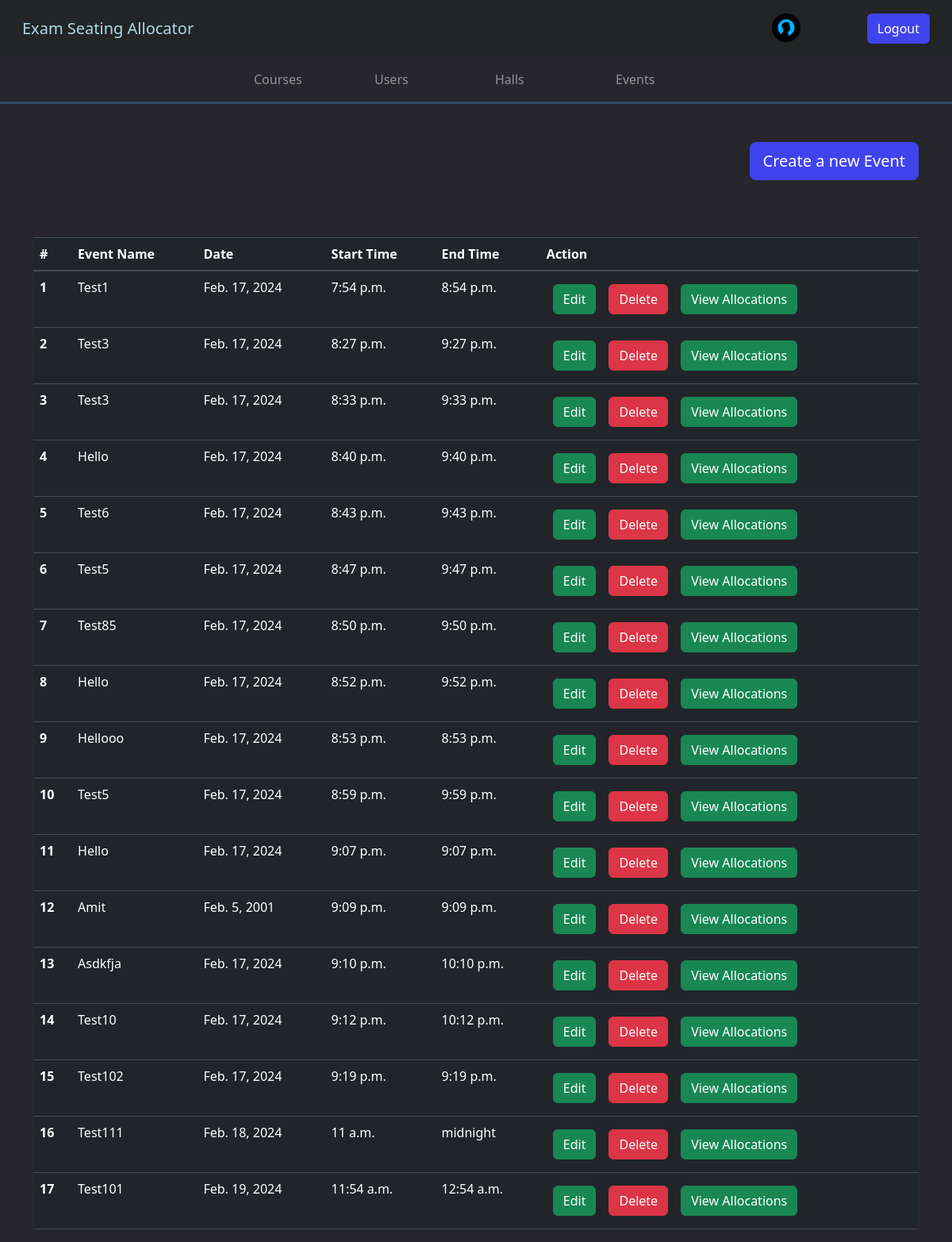
Page /admin_events_view/ (signed in) on the earlier database version.
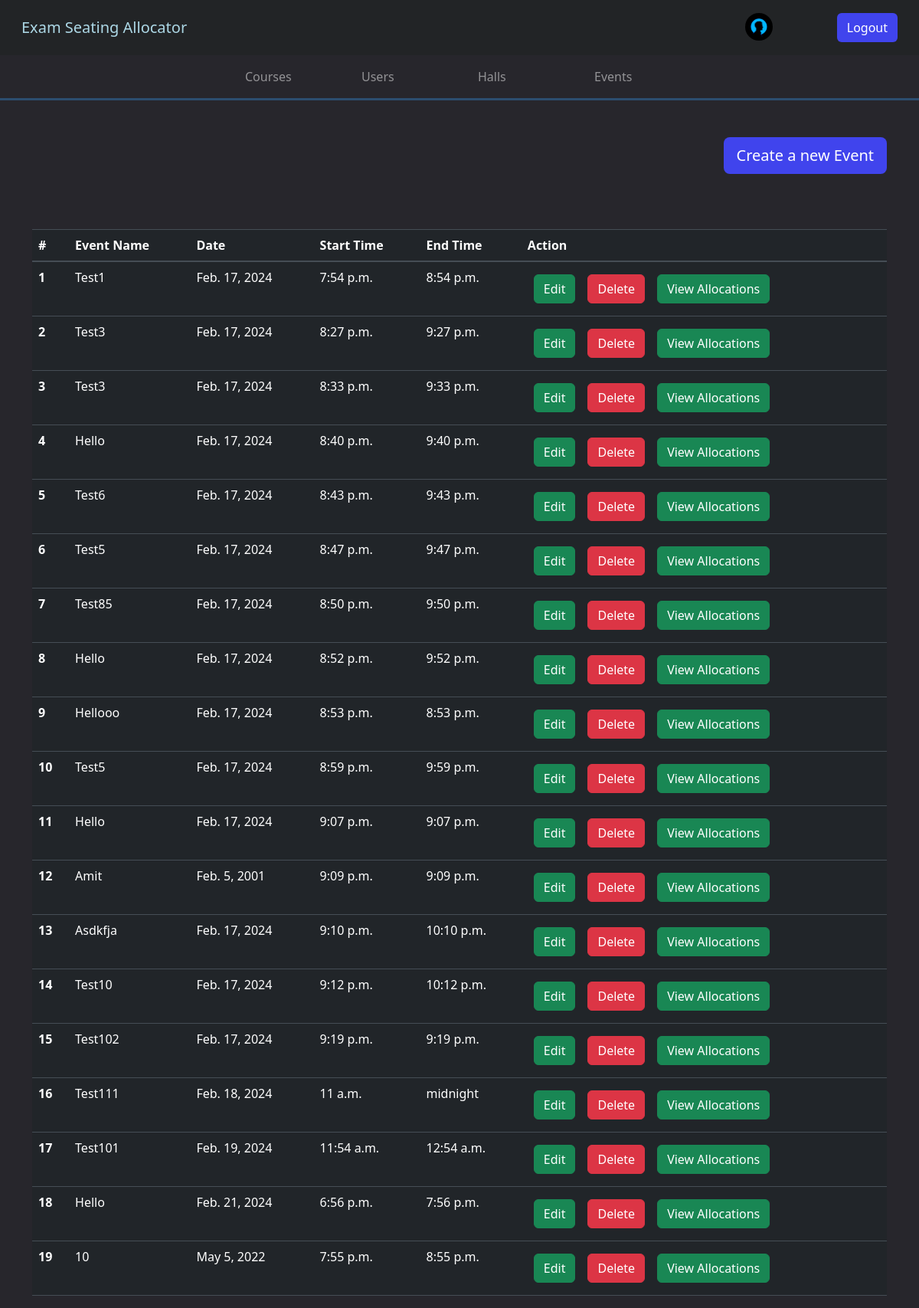
Same page on the later database version.
### api/models.py (models this page shows)
class Event(models.Model):
    name = models.CharField(max_length=100, blank=True)
    date = models.DateField()
    start_time = models.TimeField()
    end_time = models.TimeField()

### api/views.py (the view)
# urls.py: path("admin_events_view/", admin_events_view, name="admin_events_view"),
@user_passes_test(is_admin, login_url="login_page")
def admin_events_view(request):
    events = Event.objects.all()
    context = {"homeurl": "admin_home", "events": events}
    return render(request, "viewEvents.html", context)

### api/views.py (called while the page is built)
def is_admin(user):
    return user.groups.filter(name="RTEs").exists()

### api/templates/viewEvents.html (shortened to what this page needs)
{%extends "base.html"%} {%block start%} {% csrf_token %}
<div class="container mt-5">
  {%if not user.user_type == "teacher"%}
  <div class="d-flex justify-content-end">
    <a class="btn register-button btn-lg" href="/create_new_event/">Create a new Event</a>
  </div>
  <br>
  {%endif%}
  <table class="table mt-5 table-dark">
  <thead>
    <tr>
      <th scope="col">#</th>
      <th scope="col">Event Name</th>
      <th scope="col">Date </th>
      <th scope="col">Start Time </th>
      <th scope="col">End Time</th>
      <th scope="col">Action</th>
    </tr>
  </thead>
  <tbody >
    {%for event in events%}
    <tr>
      <th scope="row">{{forloop.counter}}</th>
      <td>{{event.name| capfirst}}</td>
      <td>{{event.date}}</td>
      <td>{{event.start_time}}</td>
      <td>{{event.end_time}}</td>
      <td>
        {%if not user.user_type == "teacher"%}
         <a href="/update_course/{{course.id}}" class="btn btn-success m-2">Edit</button>
        <a href="/delete_event/{{event.id}}" class="btn btn-danger m-2" onclick="return confirm('Are you sure you want to delete this event?');">Delete</button>
          {%endif%}
          <a href="/view_seat_allocations{%if user.user_type == "teacher"%}_teacher{%endif%}/{{event.id}}" class="btn btn-success m-2">View Allocations</button>
      </td>
    </tr>
    {%endfor%}
  </tbody>
</table>
</div>
    {%endblock%}

Differences in the rows shown:
added Event: name "Hello", date "Feb. 21, 2024", start_time "6:56 p.m.", end_time "7:56 p.m."
added Event: name "10", date "May 5, 2022", start_time "7:55 p.m.", end_time "8:55 p.m."
